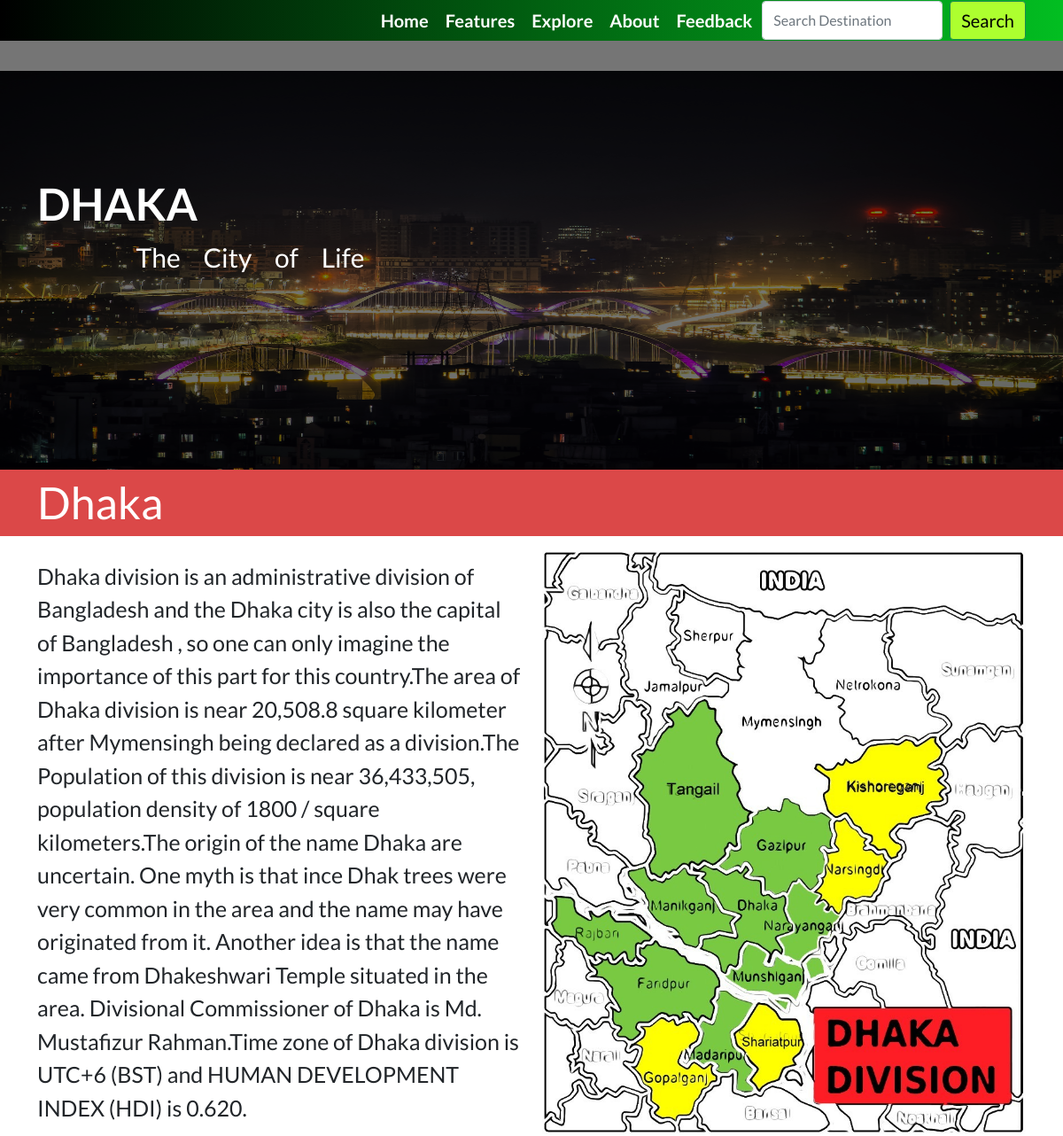
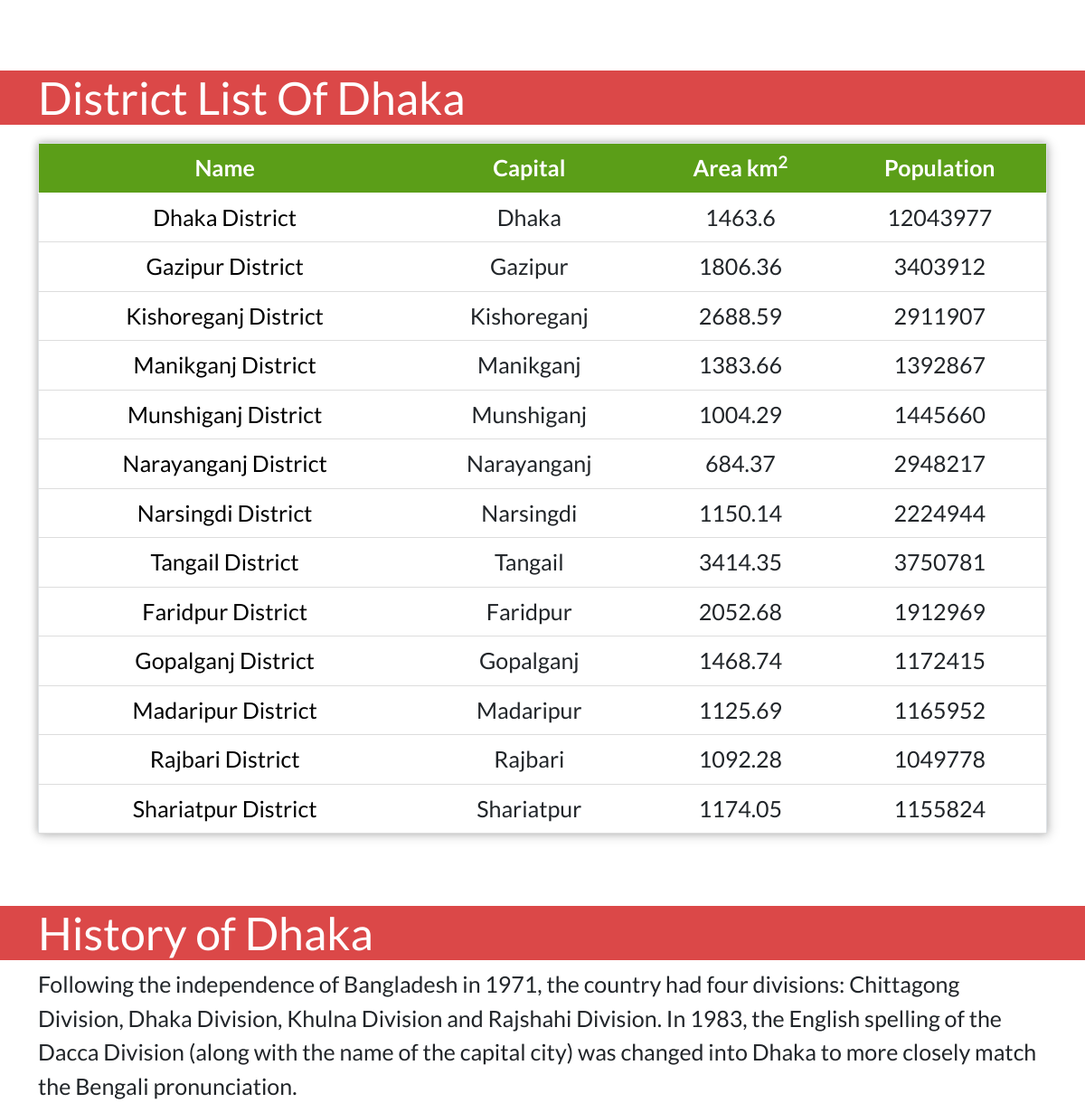
The app's page /division/1 with its own data (2 pictures, top to bottom).
### TourismBD/models.py (models this page shows, shortened)
class Division(models.Model):
    heading = models.CharField(max_length=50)
    headline= models.TextField()
    banner=models.ImageField()
    introHead= models.CharField(max_length=50)
    intro=models.TextField()
    image=models.ImageField()
    history=models.TextField()

class District_info(models.Model):
    divisionName = models.ForeignKey(Division,on_delete = models.CASCADE)
    name = models.CharField(max_length=50)
    headquarter = models.CharField(max_length=50)
    area = models.FloatField()
    census2011 = models.IntegerField()

### TourismBD/views.py (the view)
# urls.py: path('division/<int:b>',views.division,name='division'),
def division(request,b):
    div=Division.objects.get(pk=b)
    distrct=District_info.objects.filter(divisionName=b)
    dictionary ={'div':div,'distrct':distrct}
    return render(request,'TourismBD/division.html',dictionary)

### templates/TourismBD/division.html (shortened to what this page needs)
<!DOCTYPE html>
{% load static %}
<html lang="en">
<head>
    <link href="https://cdn.jsdelivr.net/npm/bootstrap@5.0.1/dist/css/bootstrap.min.css" rel="stylesheet"
>
      <link href="https://maxcdn.bootstrapcdn.com/font-awesome/4.2.0/css/font-awesome.min.css" rel="stylesheet">
    <link rel="stylesheet" href="{% static "CSS/division.css" %}">
</head>
<body>
  {% include 'TourismBD/header.html' %}
  <div class="banner2">
    <div id="carouselExampleSlidesOnly" class="carousel slide" data-bs-ride="carousel">
        <div class="carousel-inner">
          <div class="carousel-item active">
            <img src="{{div.banner.url}}" height="450px" class="d-block w-100" alt="...">
            <div class="carousel-caption d-block">
                <div class="container">
                    <h2>{{div.heading}}</h2>
                    <p id="h2description">{{div.headline}}</p>
                </div>
              </div>
          </div>
        </div>
      </div>
    </div>
<div class="Introheading">
    <div class="container">
        <p>{{div.introHead|safe}}</p>
    </div>
</div>
<div class="container">
    <div class="introduction">
        <div class="row">
            <div class="col-md-6 introtext">
               {{div.intro|safe}}
            </div>
            <div class="col-md-6 div_img">
                <img src="{{div.image.url}}" class="img-fluid"  alt="">
            </div>
        </div>
    </div>
</div>
<div class="district_table">
  <div class="container">
    <h2>District List of {{div.introHead}}</h2>
    </div>
    </div>
    <div class="container">
    <table class="table sticky">
      <thead>
      <tr>
        <th>Name</th>
        <th>Capital</th>
        <th>Area km<sup>2</sup></th>
        <th>Population</th>
      </tr>
      </thead>
      {% for district in distrct %}
      <tr class="trow">
        <td><a href="{% url 'TourismBD:district' z=district.pk %}">{{district.name}}</a></td>
        <td>{{district.headquarter}}</td>
        <td>{{district.area}}</td>
        <td>{{district.census2011}}</td>
      </tr>
      {% endfor %}
    </table>
      </div>
      <div class="division_history">
        <div class="container">
          <h2>History of {{div.introHead}}</h2>
        </div>
      </div>
        <div class="container history_text">
          {{div.history|safe}}
        </div>
</body>
</html>

### templates/TourismBD/header.html (shortened to what this page needs)
{% load static %}
<div class="header">
  <div class="menubar">
      <nav class="navbar navbar-expand-lg navbar-light menua">
          <div class="container">
            <div class="collapse navbar-collapse justify-content-end" id="navbarNav">
              <ul class="navbar-nav">
                <li class="nav-item">
                  <a class="nav-link" href="/">Home</a>
                </li>
                <li class="nav-item">
                  <a class="nav-link" href="#">Features</a>
                </li>
                <li class="nav-item">
                  <a class="nav-link" href="/#explore">Explore</a>
                </li>
                <li class="nav-item">
                  <a class="nav-link" href="/about/">About</a>
                </li>
                <li class="nav-item">
                  <a class="nav-link navl" href="/feedback/">Feedback</a>
                </li>
              </ul>
              <form class="d-flex" method="post" action="/search_district/">
                <input class="form-control me-2 search_form" type="search" placeholder="Search Destination" aria-label="Search" name="searched">
                <button class="btn btn-outline-success search_btn" type="submit">Search</button>
              </form>
            </div>
          </div>
        </nav>
  </div>
</div>

### static/CSS/division.css (style rules this page uses)
* { margin: 0; padding: 0; font-family: 'lato','sans-serif'; }
ul,ol { list-style: none; }
a { text-decoration: none; color: white; }
.search_btn { background-color: greenyellow; color: black; font-size: 20px; }
.trow td a { color: black; }
.navbar { position: relative; display: flex; flex-wrap: wrap; align-items: center; justify-content: space-between; padding-top: 0; padding-bottom: 0; }
.menubar { background: linear-gradient(-90deg ,rgb(2, 190, 33),rgb(0, 0, 0)); position: fixed; z-index: 12; width: 100%; }
.nav-link { font-size: 20px; margin-right: 3px; color: white !important; font-weight: 700; }
.navbar-nav { text-align: right; }
h2 { margin-top: 80px; }
.carousel-item { padding-top: 80px; }
.banner2 .carousel-caption { position: absolute; right: 0%; bottom: 0; left: 0%; top: 0; z-index: 10; padding-top: 10%; padding-left: 0%; padding-bottom: 0; color: #fff; text-align: left; background-color: rgba(0, 0, 0, 0.541); }
.banner2 h2 { font-size: 50px; font-weight: 700; }
.carousel-caption #h2description { padding-left: 10%; font-size: 30px; word-spacing: 20px; }
.Introheading { font-size: 50px; color: white; background-color: rgb(219, 72, 72); }
.introtext { font-size: 25px; }
.row { display: flex; align-items: center; justify-content: center; }
.div_img { display: flex; align-items: center; justify-content: center; }
.district_table h2 { font-size: 50px; color: white; text-transform: lowercase; text-transform: capitalize; }
.district_table { margin-top: 20px; margin-bottom: 20px; background-color: rgb(219, 72, 72); }
table { border-collapse: collapse; width: 100%; height: 200px; border: 1px solid #bdc3c7; box-shadow: 2px 2px 12px rgba(0,0,0,0.2), -1px -1px 8px rgba(0,0,0,0.2); }
tr { transition: all 0.2s ease-in; }
th,td { padding: 12px; text-align: center; border-bottom: 1px solid #ddd; font-size: 25px; }
.table.sticky thead { position: sticky; top: 12.5%; }
thead { background-color: rgb(91, 158, 24);; color: white; font-weight: 700; }
.division_history { margin-top: 20px; color: white; background-color: rgb(219, 72, 72); }
.division_history h2 { font-size: 50px; }
.history_text { font-size: 25px; }

### records on screen
Division: banner (picture), heading "DHAKA", headline "The City of Life", introHead "Dhaka", intro "Dhaka division is an administrative division of Bangladesh and the Dhaka city is also the capital of Bangladesh , so one can only imagine the importance of this part for this country.The area of Dhaka division is near 20,508.8 square kilometer after Mymensingh being declared as a division.The Population of this division is near 36,433,505, population density of 1800 / square kilometers.The origin of the name Dhaka are uncertain. One myth is that ince Dhak trees were very common in the area and the name may have originated from it. Another idea is that the name came from Dhakeshwari Temple situated in the area. Divisional Commissioner of Dhaka is Md. Mustafizur Rahman.Time zone of Dhaka…", image (picture), history "Following the independence of Bangladesh in 1971, the country had four divisions: Chittagong Division, Dhaka Division, Khulna Division and Rajshahi Division. In 1983, the English spelling of the Dacca Division (along with the name of the capital city) was changed into Dhaka to more closely match the Bengali pronunciation."
District_info: name "Dhaka District", headquarter "Dhaka", area "1463.6", census2011 "12043977"
District_info: name "Gazipur District", headquarter "Gazipur", area "1806.36", census2011 "3403912"
District_info: name "Kishoreganj District", headquarter "Kishoreganj", area "2688.59", census2011 "2911907"
District_info: name "Manikganj District", headquarter "Manikganj", area "1383.66", census2011 "1392867"
District_info: name "Munshiganj District", headquarter "Munshiganj", area "1004.29", census2011 "1445660"
District_info: name "Narayanganj District", headquarter "Narayanganj", area "684.37", census2011 "2948217"
District_info: name "Narsingdi District", headquarter "Narsingdi", area "1150.14", census2011 "2224944"
District_info: name "Tangail District", headquarter "Tangail", area "3414.35", census2011 "3750781"
District_info: name "Faridpur District", headquarter "Faridpur", area "2052.68", census2011 "1912969"
District_info: name "Gopalganj District", headquarter "Gopalganj", area "1468.74", census2011 "1172415"
District_info: name "Madaripur District", headquarter "Madaripur", area "1125.69", census2011 "1165952"
District_info: name "Rajbari District", headquarter "Rajbari", area "1092.28", census2011 "1049778"
District_info: name "Shariatpur District", headquarter "Shariatpur", area "1174.05", census2011 "1155824"
